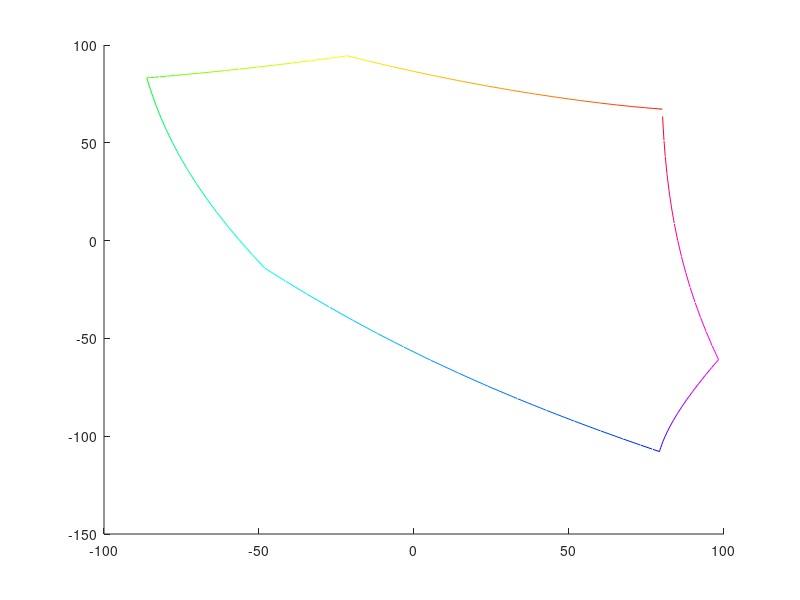

Write the MATLAB code that produced this figure. (Note: this script raises an error after producing the figure.)
%% Show colors as balls in CIELAB with a belt
%  Generate dE for all pairs
%
%  Q: show the color gamut boundaries
%  Q: visualize the color scale proposed by IEC MT41
%
function color_scale_with_belt

% prepare the RGB points
rgb = prep_rgb_max_chroma;
lab = rgb2lab(rgb/255);

% prepare the RGB points
rgb_original = prep_rgb_sample_original;
lab_original = rgb2lab(rgb_original/255);

rgb_sRGB = prep_rgb_sample;
lab_sRGB = rgb2lab(rgb_sRGB/255);

% save data
rgblab = [rgb lab];
% save('rgblab','rgblab')


% xlswrite('rgblab.xlsx',rgblab)

% xlswrite('dE.xlsx',dE_allpair)

% 3D plot
fg = figure('Units','inches','Position',[2 2 8 8]);

hold on

show_as_lines(lab,rgb)
snapnow

show_as_balls(lab_original,rgb_original)
snapnow

% add the Lightness axis
quiver3(0,0,0,0,0,100,0,'k')

grid on

xlabel('CIELAB a*')
ylabel('CIELAB b*')
zlabel('CIELAB L*')

ax = gca;

% set the background
ax.Color = [1 1 1]*0.85;

view(-25,15)
drawnow

saveas(gcf,'t1.png')

view(0,90)
drawnow
saveas(gcf,'t2.png')

view(0,0)
drawnow
saveas(gcf,'t3.png')

% create the animated GIF
create_animation

return


% analyze dE
n = size(c,1);
dE_array = zeros(n,1);

for i=1:n-1
    lab1 = lab(i,:);
    lab2 = lab(i+1,:);
    dE_array(i,1) = color_difference(lab1,lab2);
end


dE_sum = zeros(n,1);
t_sum = 0;
for i=1:n-1
    t_sum = t_sum + dE_array(i,1);
    dE_sum(i,1) = t_sum;
end

% find steps
sol_rgb = zeros(6,3);
sol(1) = 1;
dE_step = 90;

for i = 2:6
    t_de = -1;
    t1 = sol(i-1);
    t2 = t1;
    while t_de < dE_step
        t2 = t2+1;
        t_de = color_difference(lab(t1,:),lab(t2,:));
    end
    [t1 t2]
    color_difference(lab(t1,:),lab(t2,:))
    sol(i) = t2;
    sol_rgb(i,:) = c(t2,:);
end

save('dE_array','dE_array','dE_sum','c','sol','sol_rgb')

%% Create animated GIF
    function create_animation
        
        axis vis3d
        
        filename = 'color_scale_in_CIELAB.gif'
        
        % spin the camera
        for n = 1:360/10
            
            camorbit(10,0,'data',[0 0 1])
            
            % Capture the plot as an image
            frame = getframe(gcf);
            im = frame2im(frame);
            [imind,cm] = rgb2ind(im,256);
            
            % Write frames to the GIF File
            if n == 1
                imwrite(imind,cm,filename,'gif', 'Loopcount',inf);
            else
                imwrite(imind,cm,filename,'gif','WriteMode','append');
            end
            
        end
        
    end


end



function rgb = prep_rgb_sample_original
% these are the original proposed color scale

rgb = [0 0 0;
    096 000 080;
    096 096 176;
    080 192 080;
    224 224 080;
    208 144 000;
    255 0 0;
    255 255 255
    ];

rgb = [0 0 0;
255	0	0;
255	180	0;
120	255	0;
0	244	255;
0	133	255;
255	0	226;
255	255	255];

end

function rgb = prep_rgb_sample
% generate data points for constructing the 3D color gamut volume

% the grid
interval_step = 15;
interval = 0:interval_step:255-interval_step;
interval_rev = 255:-interval_step:0+interval_step;

% the output data as an kx3 matrix
c = zeros(255/15,3);

% the length of the output data
k = 0;

if 0
    % the gray ramp
    for i = interval
        k = k + 1;
        c(k,:) = [i i i];
    end
end

% largest chroma

if 0
    
    % from red to yellow
    for i = interval
        k = k + 1;
        c(k,:) = [255 i 0];
    end
    
    % from yellow to green
    for i = interval_rev
        k = k + 1;
        c(k,:) = [i 255 0];
    end
    
    % from green to cyan
    for i = interval
        k = k + 1;
        c(k,:) = [0 255 i];
    end
    
    % from cyan to blue
    for i = interval_rev
        k = k + 1;
        c(k,:) = [0 i 255];
    end
    
    % from blue to magenta
    for i = interval
        k = k + 1;
        c(k,:) = [i 0 255];
    end
    
    % from magenta to red
    for i = interval_rev
        k = k + 1;
        c(k,:) = [255 0 i];
    end
end

if 1
    
    % red
    for i = interval
        k = k + 1;
        c(k,:) = [i 0 0];
    end
    
    for i = interval
        k = k + 1;
        c(k,:) = [255 i i];
    end
    
    % green
    for i = interval
        k = k + 1;
        c(k,:) = [0 i 0];
    end
    
    for i = interval
        k = k + 1;
        c(k,:) = [i 255 i];
    end
    
    % blue
    for i = interval
        k = k + 1;
        c(k,:) = [0 0 i];
    end
    for i = interval
        k = k + 1;
        c(k,:) = [i i 255];
    end
end

if 0
    % yellow
    for i = interval
        k = k + 1;
        c(k,:) = [i i 0];
    end
    for i = interval
        k = k + 1;
        c(k,:) = [255 255 i];
    end
    
    % cyan
    for i = interval
        k = k + 1;
        c(k,:) = [0 i i];
    end
    for i = interval
        k = k + 1;
        c(k,:) = [i 255 255];
    end
    
    % magenta
    for i = interval
        k = k + 1;
        c(k,:) = [i 0 i];
    end
    for i = interval
        k = k + 1;
        c(k,:) = [255 i 255];
    end
    
end

rgb = c;

end

%% Plot the belt with the greatest chroma
function rgb = prep_rgb_max_chroma

interval_step = 15;
interval = 0:interval_step:255-interval_step;
interval_rev = 255:-interval_step:0+interval_step;

c = zeros(255/15,3);
k = 0;

% from red to yellow
for i = interval
    k = k + 1;
    c(k,:) = [255 i 0];
end

% from yellow to green
for i = interval_rev
    k = k + 1;
    c(k,:) = [i 255 0];
end

% from green to cyan
for i = interval
    k = k + 1;
    c(k,:) = [0 255 i];
end

% from cyan to green
for i = interval_rev
    k = k + 1;
    c(k,:) = [0 i 255];
end

% from green to magenta
for i = interval
    k = k + 1;
    c(k,:) = [i 0 255];
end

% from magenta to red
for i = interval_rev
    k = k + 1;
    c(k,:) = [255 0 i];
end

rgb = c;

end

%% 3D plot
function plot_color_scale (lab)

% convert to sRGB
rgb = lab2rgb(lab);

% cropping -- flooring
rgb = max(rgb,0);

% cropping -- ceiling
rgb = min(rgb,1);

% scale to [0,255]
rgb = (double(rgb)*255);

% start plotting
hold on

%         for k = 1:size(lab,1)
%             plot3(lab(k,2),lab(k,3),lab(k,1),'o',...
%                 'MarkerFaceColor',rgb(k,:)/255,...
%                 'MarkerEdgeColor',[0 0 0],...
%                 'MarkerSize',5)


show_max_chroma(lab,rgb)

grid on

%axis([-100 100 -100 100 0 100])
% axis square
xlabel('CIELAB a*')
ylabel('CIELAB b*')
zlabel('CIELAB L*')

%saveas(gcf,'t3.png')

end

%% Show color patches using balls
% lab: input as CIELAB
% rgb: for coloring
function show_as_balls (lab,rgb)
% show balls
for k = 1:size(lab,1)
    
    plot3(lab(k,2),lab(k,3),lab(k,1),'o',...
        'MarkerFaceColor',rgb(k,:)/255,...
        'MarkerEdgeColor',rgb(k,:)/255,...
        'MarkerSize',15)
    
    if 1
        % add text labels
        step = k-1;
        txt = sprintf('#%d',step);
        text(lab(k,2)+10,lab(k,3),lab(k,1),txt)
    end
    
end

end

%% Show color patches using lines
% lab: input as CIELAB
% rgb: for coloring
function show_as_lines (lab,rgb)

% for each line interval
for k = 1:size(lab,1)-1
    
    plot3(lab(k:k+1,2),lab(k:k+1,3),lab(k:k+1,1),'-',...
        'Color',rgb(k,:)/255)
    
end

end

%% Calculate dE between all colors in CIELAB
% lab is a K*3 matrix
function dE_allpair = dE_all (lab)

len = size(lab,1);
dE_allpair = zeros(len,len);
for k = 1:len
    for j = 1:len
        lab1 = lab(k,:);
        lab2 = lab(j,:);
        dE = sum((lab1-lab2).^2).^0.5;
        dE_allpair(k,j) = dE;
    end
end

end

%% Calculate dE between two colors in CIELAB
function dE = color_difference (lab1, lab2)

dE = sum((lab1-lab2).^2).^0.5;

end
